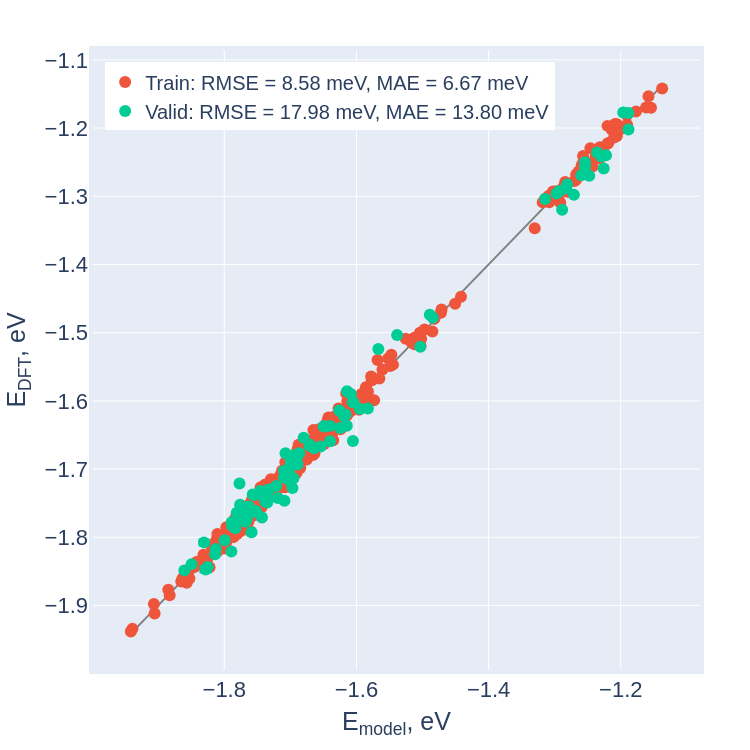

Notebook code for this chart:
### Code cell
fig, metrics = plot_results(
    model,
    train_x,
    train_y,
    valid_x,
    valid_y,
)
